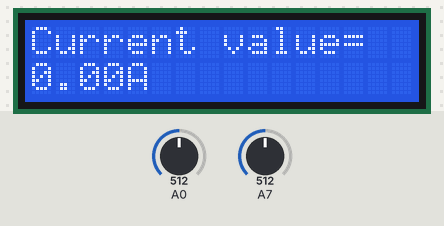
A sketch run on a simulated Arduino Nano, built with avr-gcc and run on an emulated ATmega328P. On the bench: 16×2 character LCD. The test bench sets the inputs (shaded band); at power-on: A0 = 512, A7 = 512.

Above: at 1.2 s.
1.3 s: A0 set to 716
At 3.2 s:
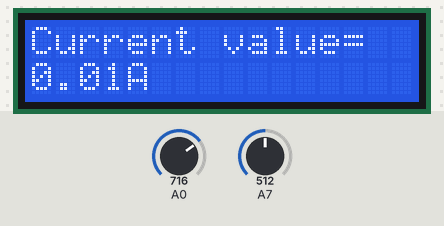
3.5 s: A7 set to 306
At 5.2 s:
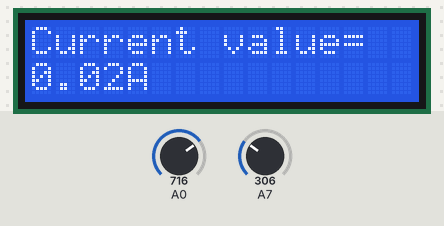
5.5 s: A0 set to 900
At 7.2 s:
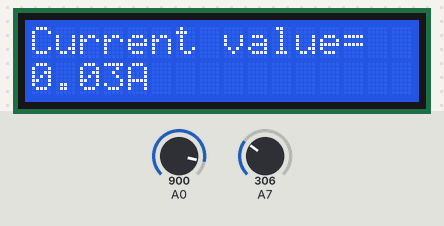
7.6 s: A7 set to 122
At 9.1 s:
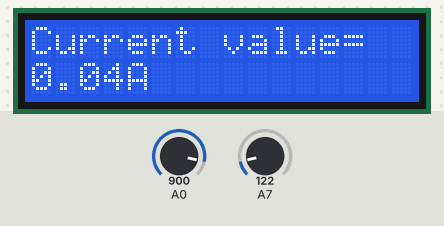
9.6 s: A0 set to 0
At 11.1 s:
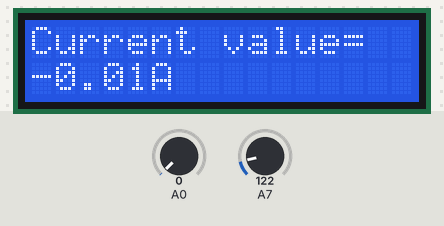
11.6 s: A7 set to 511
At 13.1 s:
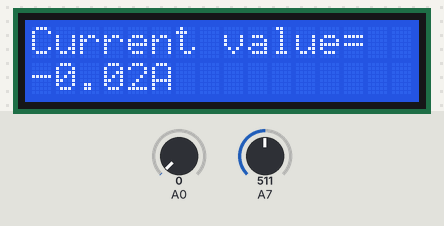
Timing chart, 0 to 14.6 s (numbered marks = the images above; inputs shaded):
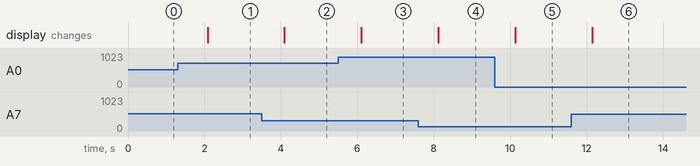

Measured:
- after the input at 1.3 s, the display: changes after 0.78 s (image 1)
- after the input at 3.5 s, the display: changes after 0.59 s (image 2)
- after the input at 5.5 s, the display: changes after 0.60 s (image 3)
- after the input at 7.6 s, the display: changes after 0.52 s (image 4)
- after the input at 9.6 s, the display: changes after 0.53 s (image 5)
- after the input at 11.6 s, the display: changes after 0.54 s (image 6)

The sketch:

zadanie_3.ino
```cpp
#include <LiquidCrystal.h>

const int rs = 12, en = 11, d4 = 3, d5 = 1, d6 = 9, d7 = 4;
LiquidCrystal lcd(rs, en, d4, d5, d6, d7);

const float shuntResistance = 100.0; // Wartość rezystora shunt w ohmach

void setup() {
  // Konfiguracja LCD jako 16 kolumn na 2 wiersze
  lcd.begin(16, 2);
}

void loop() {
  // Pobranie wartości napięć z pinów analogowych
  int voltageValue0 = analogRead(A0);
  int voltageValue1 = analogRead(A7);

  // Obliczenie różnicy napięć
  int subtractionValue = voltageValue0 - voltageValue1;

  // Obliczenie prądu zgodnie ze wzorem podziału napięcia
  float current = (subtractionValue * 0.00488) / shuntResistance;

  // Wyświetlenie wartości prądu na monitorze szeregowym
  Serial.print("Current value: ");
  Serial.print(current);
  Serial.println(" A");

  // Wyświetlenie wartości prądu na LCD
  lcd.clear();
  lcd.setCursor(0, 0);
  lcd.print("Current value=");
  lcd.setCursor(0, 1);
  lcd.print(current, 2); // Wyświetlenie z dwoma miejscami po przecinku
  lcd.print("A");

  delay(1000);
}
```
